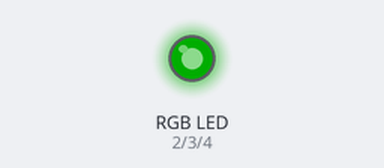
This sketch was run on a simulated Arduino Uno, built with avr-gcc and run on an emulated ATmega328P. Parts: an RGB LED mixed from three pins (HIGH = lit). Dim RGB values are drawn brighter than linear.

Above: at 0.05 s.
At 4.0 s:
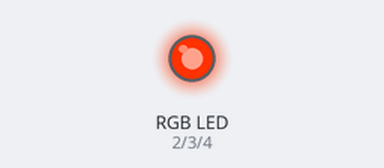
At 5.95 s:
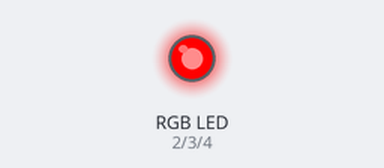
At 7.95 s:
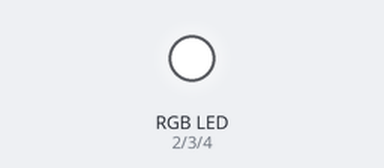
Timing chart, 0 to 10.4 s (numbered marks = the images above):
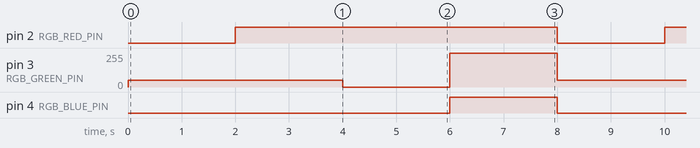

Measured:
- by itself, pin 2 (RGB_RED_PIN): alternates HIGH for 6.0 s and LOW for 2.0 s
- by itself, pin 3 (RGB_GREEN_PIN): repeats every 8.0 s: 0/255 2.0 s, 255/255 2.0 s, 50/255 4.0 s
- by itself, pin 4 (RGB_BLUE_PIN): alternates HIGH for 2.0 s and LOW for 6.0 s

The sketch:

rgb_led_test.ino
```cpp
// Definitions ---
#define RGB_RED_PIN 2       // PWM Pin
#define RGB_GREEN_PIN 3     // PWM Pin
#define RGB_BLUE_PIN 4      // PWM Pin
#define MOISTURE_SENSOR A3

void setColourRGB(int red, int green, int blue) {
  analogWrite(RGB_RED_PIN, red);
  analogWrite(RGB_GREEN_PIN, green);
  analogWrite(RGB_BLUE_PIN, blue);
}

void setColourLED() {
  setColourRGB(0, 50, 0);  // R_MIN = 128 | G_MIN = 50 | B_MIN = 128
  delay(2000);

  setColourRGB(128, 50, 0);  // R_MIN = 128 | G_MIN = 50 | B_MIN = 128
  delay(2000);

  setColourRGB(128, 0, 0);  // R_MIN = 128 | G_MIN = 50 | B_MIN = 128
  delay(2000);

  setColourRGB(255, 255, 255);
  delay(2000);
}

void setup() {
  // RGB LED
  pinMode(RGB_RED_PIN, OUTPUT);
  pinMode(RGB_GREEN_PIN, OUTPUT);
  pinMode(RGB_BLUE_PIN, OUTPUT);

  setColourRGB(0, 0, 0);
}

void loop() {
  // put your main code here, to run repeatedly:
  setColourLED();
}
```
